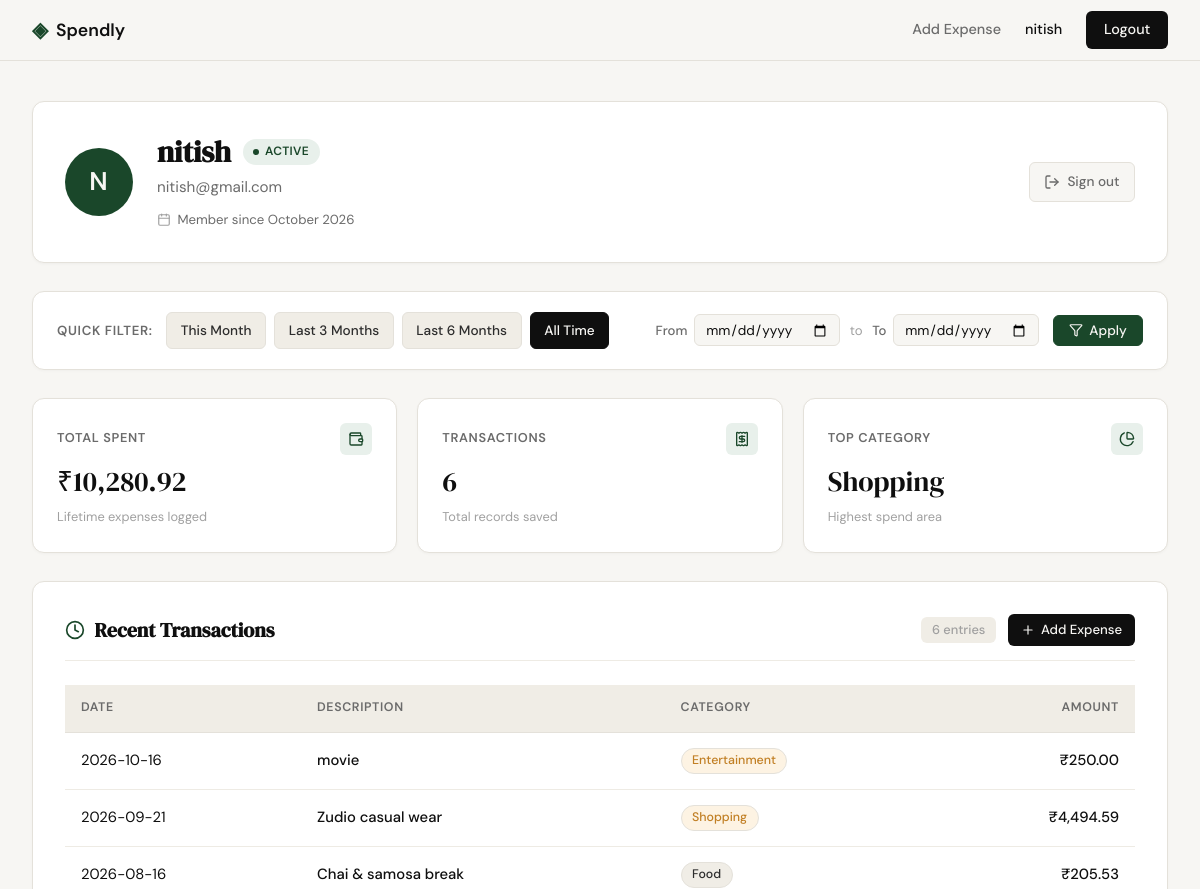
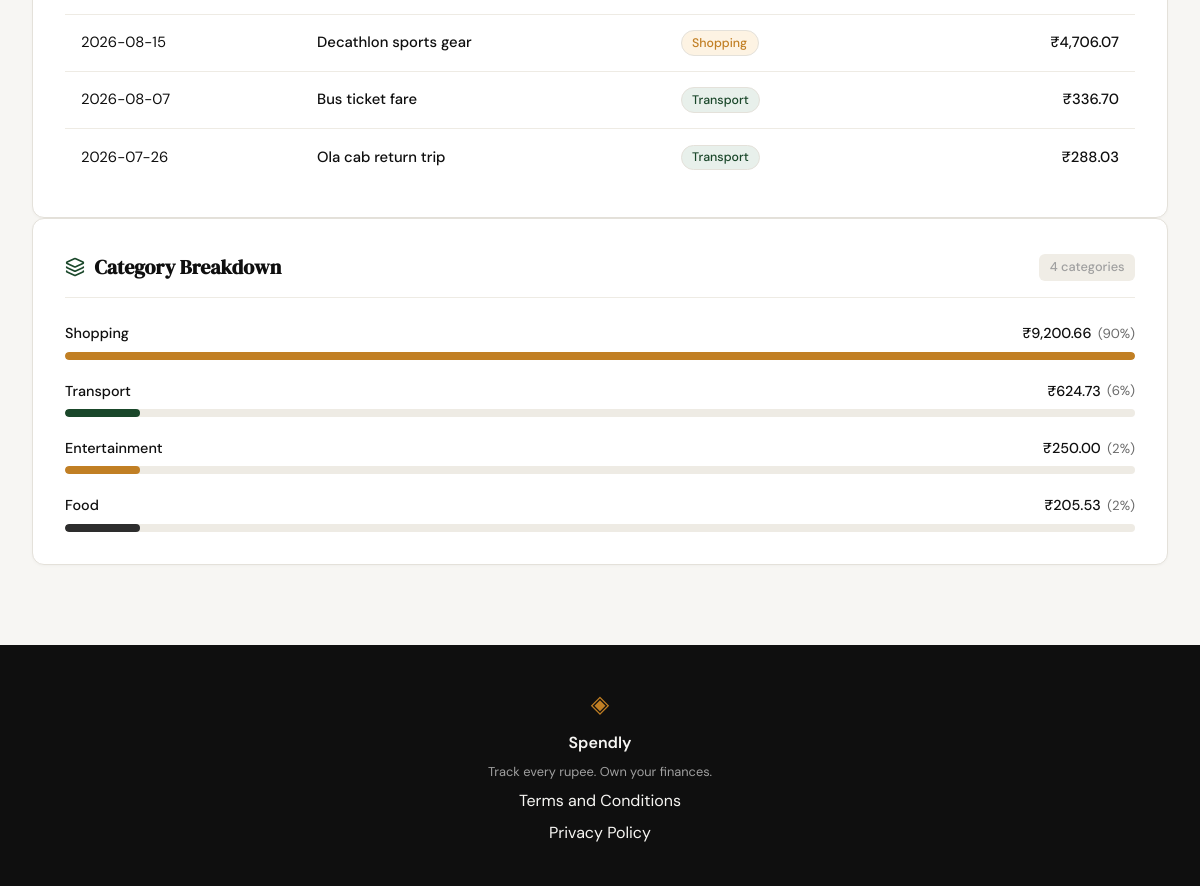
Page /profile (signed in) on the committed database (2 pictures, top to bottom).
### tables this page shows
CREATE TABLE users (
            id            INTEGER PRIMARY KEY AUTOINCREMENT,
            name          TEXT    NOT NULL,
            email         TEXT    UNIQUE NOT NULL,
            password_hash TEXT    NOT NULL,
            created_at    TEXT    DEFAULT (datetime('now'))
        );

CREATE TABLE expenses (
            id          INTEGER PRIMARY KEY AUTOINCREMENT,
            user_id     INTEGER NOT NULL REFERENCES users(id),
            amount      REAL    NOT NULL,
            category    TEXT    NOT NULL,
            date        TEXT    NOT NULL,
            description TEXT,
            created_at  TEXT    DEFAULT (datetime('now'))
        );

### app.py (the view, shortened to what this page needs)
@app.route("/profile")
def profile():
    user_id = session.get("user_id")
    if not user_id:
        return redirect(url_for("login"))
    user = get_user_by_id(user_id)
    if user is None:
        session.clear()
        return redirect(url_for("login"))
    raw_from = request.args.get("date_from", "").strip()
    raw_to = request.args.get("date_to", "").strip()
    date_from = None
    date_to = None
    today = datetime.now().date()
    last_day_of_month = calendar.monthrange(today.year, today.month)[1]
    this_month_from = today.replace(day=1).strftime("%Y-%m-%d")
    this_month_to = today.replace(day=last_day_of_month).strftime("%Y-%m-%d")
    last_3m_from = (today - timedelta(days=90)).strftime("%Y-%m-%d")
    last_3m_to = today.strftime("%Y-%m-%d")
    last_6m_from = (today - timedelta(days=180)).strftime("%Y-%m-%d")
    last_6m_to = today.strftime("%Y-%m-%d")
    presets = {
        "this_month": {"date_from": this_month_from, "date_to": this_month_to},
        "last_3_months": {"date_from": last_3m_from, "date_to": last_3m_to},
        "last_6_months": {"date_from": last_6m_from, "date_to": last_6m_to},
    }
    if not date_from and not date_to:
        active_preset = "all_time"
    elif date_from == this_month_from and (date_to == this_month_to or date_to == today.strftime("%Y-%m-%d")):
        active_preset = "this_month"
    elif date_from == last_3m_from and date_to == last_3m_to:
        active_preset = "last_3_months"
    elif date_from == last_6m_from and date_to == last_6m_to:
        active_preset = "last_6_months"
    else:
        active_preset = "custom"
    stats = get_summary_stats(user_id, date_from=date_from, date_to=date_to)
    recent_transactions = get_recent_transactions(user_id, limit=10, date_from=date_from, date_to=date_to)
    category_breakdown = get_category_breakdown(user_id, date_from=date_from, date_to=date_to)
    return render_template(
        "profile.html",
        user=user,
        stats=stats,
        transactions=recent_transactions,
        categories=category_breakdown,
        date_from=date_from,
        date_to=date_to,
        active_preset=active_preset,
        presets=presets,
    )

### templates/profile.html (shortened to what this page needs)
{% extends "base.html" %}
{% block head %}
<link rel="stylesheet" href="{{ url_for('static', filename='css/profile.css') }}">
{% endblock %}
{% block content %}
<section class="profile-section">
    <div class="profile-container">
        <div class="profile-header-card">
            <div class="profile-avatar">{{ user.initials }}</div>
            <div class="profile-header-info">
                <div class="profile-title-row">
                    <h1 class="profile-name">{{ user.name }}</h1>
                    <span class="profile-status-pill">
                        <span class="status-dot"></span>
                        Active
                    </span>
                </div>
                <p class="profile-email">{{ user.email }}</p>
                <div class="profile-badge">
                    <i data-lucide="calendar" class="badge-icon"></i>
                    <span>Member since {{ user.member_since }}</span>
                </div>
            </div>
            <div class="profile-header-action">
                <a href="{{ url_for('logout') }}" class="btn-profile-logout" title="Sign out">
                    <i data-lucide="log-out" class="action-icon"></i>
                    <span>Sign out</span>
                </a>
            </div>
        </div>
        <div class="profile-filter-card">
            <div class="profile-filter-presets">
                <span class="filter-section-label">Quick filter:</span>
                <div class="preset-buttons">
                    <a href="{{ url_for('profile', date_from=presets.this_month.date_from, date_to=presets.this_month.date_to) }}"
                       class="btn-preset {% if active_preset == 'this_month' %}active{% endif %}">
                        This Month
                    </a>
                    <a href="{{ url_for('profile', date_from=presets.last_3_months.date_from, date_to=presets.last_3_months.date_to) }}"
                       class="btn-preset {% if active_preset == 'last_3_months' %}active{% endif %}">
                        Last 3 Months
                    </a>
                    <a href="{{ url_for('profile', date_from=presets.last_6_months.date_from, date_to=presets.last_6_months.date_to) }}"
                       class="btn-preset {% if active_preset == 'last_6_months' %}active{% endif %}">
                        Last 6 Months
                    </a>
                    <a href="{{ url_for('profile') }}"
                       class="btn-preset {% if active_preset == 'all_time' %}active{% endif %}">
                        All Time
                    </a>
                </div>
            </div>
            <form method="GET" action="{{ url_for('profile') }}" class="profile-filter-custom {% if active_preset == 'custom' %}active-custom{% endif %}">
                <div class="custom-range-inputs">
                    <div class="date-input-group">
                        <label for="date_from" class="date-label">From</label>
                        <input type="date" id="date_from" name="date_from"
                               value="{{ date_from or '' }}"
                               class="date-input" required>
                    </div>
                    <span class="date-separator">to</span>
                    <div class="date-input-group">
                        <label for="date_to" class="date-label">To</label>
                        <input type="date" id="date_to" name="date_to"
                               value="{{ date_to or '' }}"
                               class="date-input" required>
                    </div>
                </div>
                <button type="submit" class="btn-filter-apply">
                    <i data-lucide="filter" class="btn-icon"></i>
                    <span>Apply</span>
                </button>
            </form>
        </div>
        <div class="profile-stats-grid">
            <div class="profile-stat-card">
                <div class="profile-stat-header">
                    <span class="profile-stat-label">Total Spent</span>
                    <div class="profile-stat-icon-wrap">
                        <i data-lucide="wallet" class="stat-icon"></i>
                    </div>
                </div>
                <span class="profile-stat-value">₹{{ "{:,.2f}".format(stats.total_spent) }}</span>
                <span class="profile-stat-hint">Lifetime expenses logged</span>
            </div>
            <div class="profile-stat-card">
                <div class="profile-stat-header">
                    <span class="profile-stat-label">Transactions</span>
                    <div class="profile-stat-icon-wrap">
                        <i data-lucide="receipt" class="stat-icon"></i>
                    </div>
                </div>
                <span class="profile-stat-value">{{ stats.transaction_count }}</span>
                <span class="profile-stat-hint">Total records saved</span>
            </div>
            <div class="profile-stat-card">
                <div class="profile-stat-header">
                    <span class="profile-stat-label">Top Category</span>
                    <div class="profile-stat-icon-wrap">
                        <i data-lucide="pie-chart" class="stat-icon"></i>
                    </div>
                </div>
                <span class="profile-stat-value">{{ stats.top_category }}</span>
                <span class="profile-stat-hint">Highest spend area</span>
            </div>
        </div>
        <div class="profile-main-grid">
            <div class="profile-card profile-card-transactions">
                <div class="profile-card-header">
                    <div class="card-header-left">
                        <i data-lucide="clock" class="card-header-icon"></i>
                        <h2 class="profile-card-title">Recent Transactions</h2>
                    </div>
                    <div class="card-header-actions">
                        <span class="profile-badge-count">{{ transactions|length }} entries</span>
                        <a href="{{ url_for('add_expense') }}" class="btn-profile-add">
                            <i data-lucide="plus" class="btn-icon"></i>
                            <span>Add Expense</span>
                        </a>
                    </div>
                </div>
                <div class="table-responsive">
                    <table class="profile-table">
                        <thead>
                            <tr>
                                <th>Date</th>
                                <th>Description</th>
                                <th>Category</th>
                                <th class="text-right">Amount</th>
                            </tr>
                        </thead>
                        <tbody>
                            {% for tx in transactions %}
                            <tr>
                                <td class="tabular text-muted">{{ tx.date }}</td>
                                <td class="font-medium">{{ tx.description }}</td>
                                <td>
                                    <span class="category-badge badge-{{ tx.category|lower }}">
                                        {{ tx.category }}
                                    </span>
                                </td>
                                <td class="tabular font-medium text-right">₹{{ "{:,.2f}".format(tx.amount) }}</td>
                            </tr>
                            {% else %}
                            <tr>
                                <td colspan="4" class="text-center text-muted empty-state-cell">No transactions found for the selected period.</td>
                            </tr>
                            {% endfor %}
                        </tbody>
                    </table>
                </div>
            </div>
            <div class="profile-card profile-card-breakdown">
                <div class="profile-card-header">
                    <div class="card-header-left">
                        <i data-lucide="layers" class="card-header-icon"></i>
                        <h2 class="profile-card-title">Category Breakdown</h2>
                    </div>
                    <span class="profile-badge-count">{{ categories|length }} categories</span>
                </div>
                <div class="category-breakdown-list">
                    {% for cat in categories %}
                    <div class="breakdown-item">
                        <div class="breakdown-info">
                            <span class="breakdown-name font-medium">{{ cat.category }}</span>
                            <div class="breakdown-figures">
                                <span class="breakdown-amount tabular">₹{{ "{:,.2f}".format(cat.amount) }}</span>
                                <span class="breakdown-percentage tabular">({{ cat.percentage }}%)</span>
                            </div>
                        </div>
                        <div class="breakdown-bar-track">
                            <div class="breakdown-bar-fill bar-fill-{{ cat.category|lower }} {{ cat.css_class }}"></div>
                        </div>
                    </div>
                    {% else %}
                    <div class="empty-state-block text-muted">
                        <span>No expense categories found for this period.</span>
                    </div>
                    {% endfor %}
                </div>
            </div>
        </div>
    </div>
</section>
{% endblock %}

### templates/base.html (shortened to what this page needs)
<!DOCTYPE html>
<html lang="en">
<head>
    <link rel="stylesheet" href="{{ url_for('static', filename='css/style.css') }}">
    {% block head %}{% endblock %}
</head>
<body>
    <nav class="navbar">
        <div class="nav-inner">
            <a href="{{ url_for('landing') }}" class="nav-brand">
                <span class="brand-icon">◈</span>
                <span class="brand-name">Spendly</span>
            </a>
            <div class="nav-links">
                {% if session.get('user_id') %}
                <a href="{{ url_for('add_expense') }}" class="nav-link">Add Expense</a>
                <a href="{{ url_for('profile') }}" class="nav-user">{{ session.get('user_name', 'Profile') }}</a>
                <a href="{{ url_for('logout') }}" class="nav-cta">Logout</a>
                {% else %}
                <a href="{{ url_for('login') }}">Sign in</a>
                <a href="{{ url_for('register') }}" class="nav-cta">Get started</a>
                {% endif %}
            </div>
        </div>
    </nav>
    <main class="main-content">
        {% block content %}{% endblock %}
    </main>
    <footer class="footer">
        <div class="footer-inner">
            <span class="brand-icon">◈</span>
            <span class="footer-name">Spendly</span>
            <p class="footer-copy">Track every rupee. Own your finances.</p>
            <a href="/terms">Terms and Conditions</a>
            <a href="/privacy">Privacy Policy</a>
        </div>
    </footer>
</body>
</html>

### rows in the picture
users: get "nitish", name "nitish", email "nitish@gmail.com"
expenses: date "2026-10-16", description "movie", category "Entertainment", amount "250.00", percentage "2"
expenses: date "2026-09-21", description "Zudio casual wear", category "Shopping", amount "4,494.59"
expenses: date "2026-08-16", description "Chai & samosa break", category "Food", amount "205.53", percentage "2"
expenses: date "2026-08-15", description "Decathlon sports gear", category "Shopping", amount "4,706.07"
expenses: date "2026-08-07", description "Bus ticket fare", category "Transport", amount "336.70"
expenses: date "2026-07-26", description "Ola cab return trip", category "Transport", amount "288.03"

### other values in the picture
{{ user.initials }} "N"
{{ user.member_since }} "October 2026"
{{ "{:,.2f}".format(stats.total_spent) }} "10,280.92"
{{ stats.transaction_count }} "6"
{{ stats.top_category }} "Shopping"
{{ transactions|length }} "6"
{{ categories|length }} "4"
{{ cat.category }} "Shopping" "Transport"
{{ "{:,.2f}".format(cat.amount) }} "9,200.66" "624.73"
{{ cat.percentage }} "90" "6"
